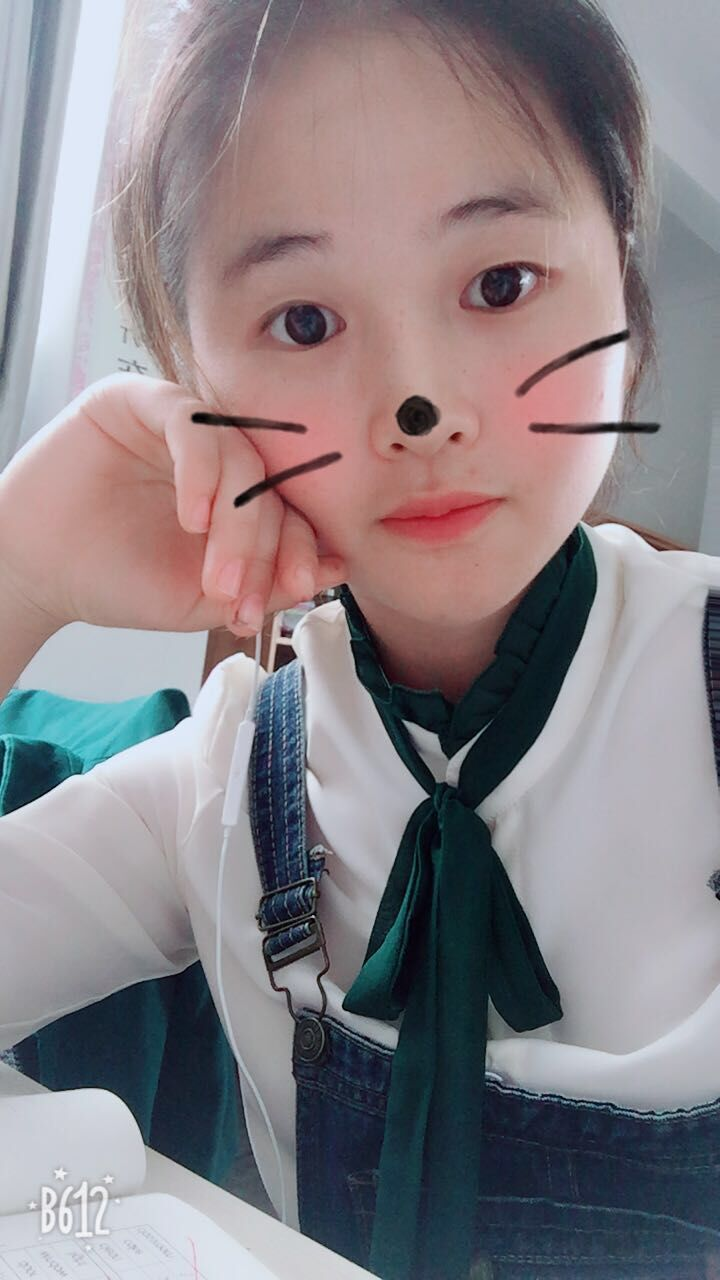
#> input picture Ml/OpenCVDemo/image/wxs.jpg, 720 x 1280 px
$ python '图像的形态学转换.py'
#> lines starting #> are read from the running program, lines starting #| are printed output that depends on the picture
#!/usr/bin/python
# -*- coding: UTF-8 -*-
import cv2
import numpy as np
import matplotlib.pyplot as plt
img = cv2.imread('image/wxs.jpg',0) #直接读为灰度图像
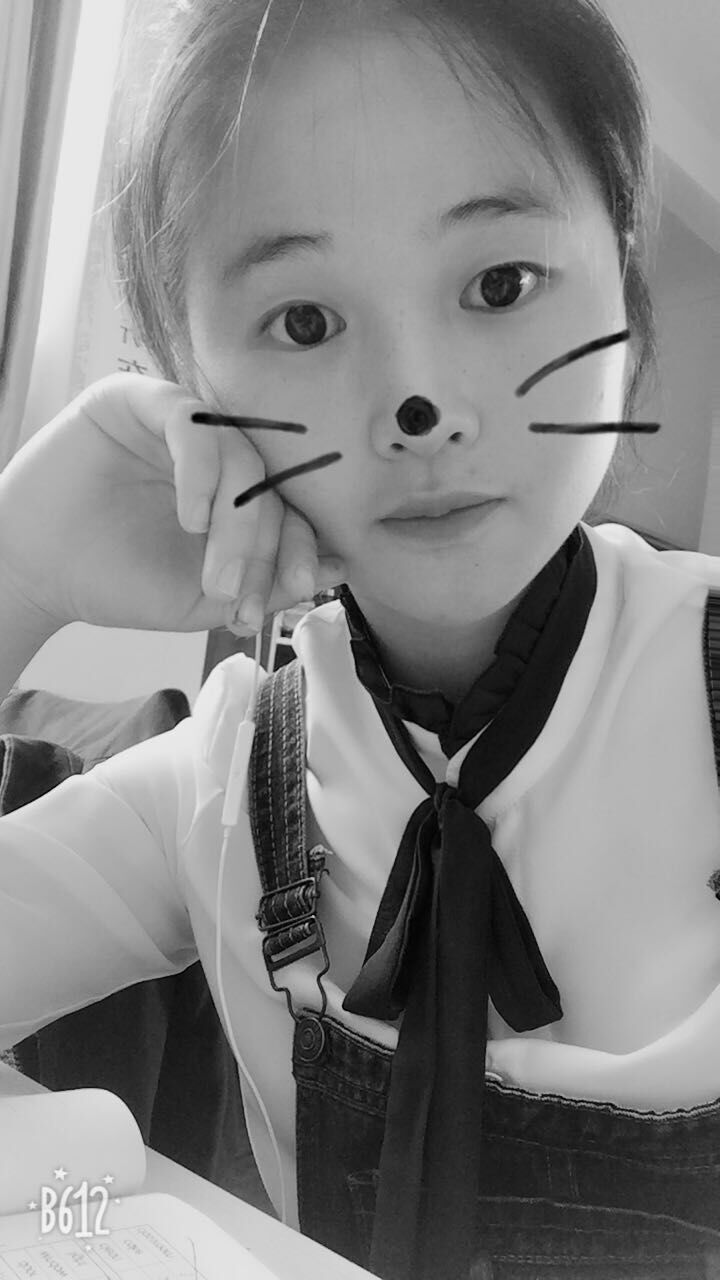
#> img: shape (1280, 720); min 0, max 252, mean 132.3

#关于腐蚀就是将图像的边界腐蚀掉，或者说使得图像整体上看起来变瘦了。
# 它的操作原理就是卷积核沿着图像滑动，如果与卷积核对应的原图像的所有像素值都是1，
# 那么中心元素保持原来的值，否则就变为0。这对于去除白噪声很有用，也可以用于断开两个连载一起的物体
# kernel = np.ones((5,5),np.uint8)
# erosion = cv2.erode(img,kernel,1)
# plt.subplot(1,2,1),plt.imshow(img,'gray')#默认彩色，另一种彩色bgr
# plt.subplot(1,2,2),plt.imshow(erosion,'gray')
# plt.show()

#膨胀原理与腐蚀相同，只不过膨胀的时候与卷积核对应的原图像的像素值只要有一个为1，
# 那么中心元素就是1。这么做带来的变化就是图像膨胀了，或者说图像变胖了。
# kernel = np.ones((5,5),np.uint8)
# erosion = cv2.dilate(img,kernel,1)
# plt.subplot(1,2,1),plt.imshow(img,'gray')#默认彩色，另一种彩色bgr
# plt.subplot(1,2,2),plt.imshow(erosion,'gray')
# plt.show()

#先进行腐蚀再进行膨胀的运算就是开运算，腐蚀可以让那些在图像外面的小点点去掉，
# 然后把主图像膨胀回去，实现去除图像外噪声
# kernel = np.ones((5,5),np.uint8)
# erosion = cv2.morphologyEx(img,cv2.MORPH_OPEN,kernel)
# plt.subplot(1,2,1),plt.imshow(img,'gray')#默认彩色，另一种彩色bgr
# plt.subplot(1,2,2),plt.imshow(erosion,'gray')
# plt.show()

#先进行膨胀再进行腐蚀的运算就是闭运算，
# 膨胀可以让那些在图像里面的小点点去掉，然后把主图像腐蚀回去，实现去除图像内噪声。
# kernel = np.ones((5,5),np.uint8)
# erosion = cv2.morphologyEx(img,cv2.MORPH_CLOSE,kernel)
# plt.subplot(1,2,1),plt.imshow(img,'gray')#默认彩色，另一种彩色bgr
# plt.subplot(1,2,2),plt.imshow(erosion,'gray')
# plt.show()

#形态学梯度:膨胀与腐蚀的组合使用，使得结果看上去是提取了物体的轮廓一样。
# kernel = np.ones((5,5),np.uint8)
# erosion = cv2.morphologyEx(img,cv2.MORPH_GRADIENT,kernel)
# plt.subplot(1,2,1),plt.imshow(img,'gray')#默认彩色，另一种彩色bgr
# plt.subplot(1,2,2),plt.imshow(erosion,'gray')
# plt.show()

#礼帽:原始图像与其进行开运算后的图像进行一个差。
# kernel = np.ones((5,5),np.uint8)
# erosion = cv2.morphologyEx(img,cv2.MORPH_TOPHAT,kernel)
# plt.subplot(1,2,1),plt.imshow(img,'gray')#默认彩色，另一种彩色bgr
# plt.subplot(1,2,2),plt.imshow(erosion,'gray')
# plt.show()

#黑帽:原始图像与其进行闭运算后的图像进行一个差
kernel = np.ones((5,5),np.uint8)
erosion = cv2.morphologyEx(img,cv2.MORPH_BLACKHAT,kernel)
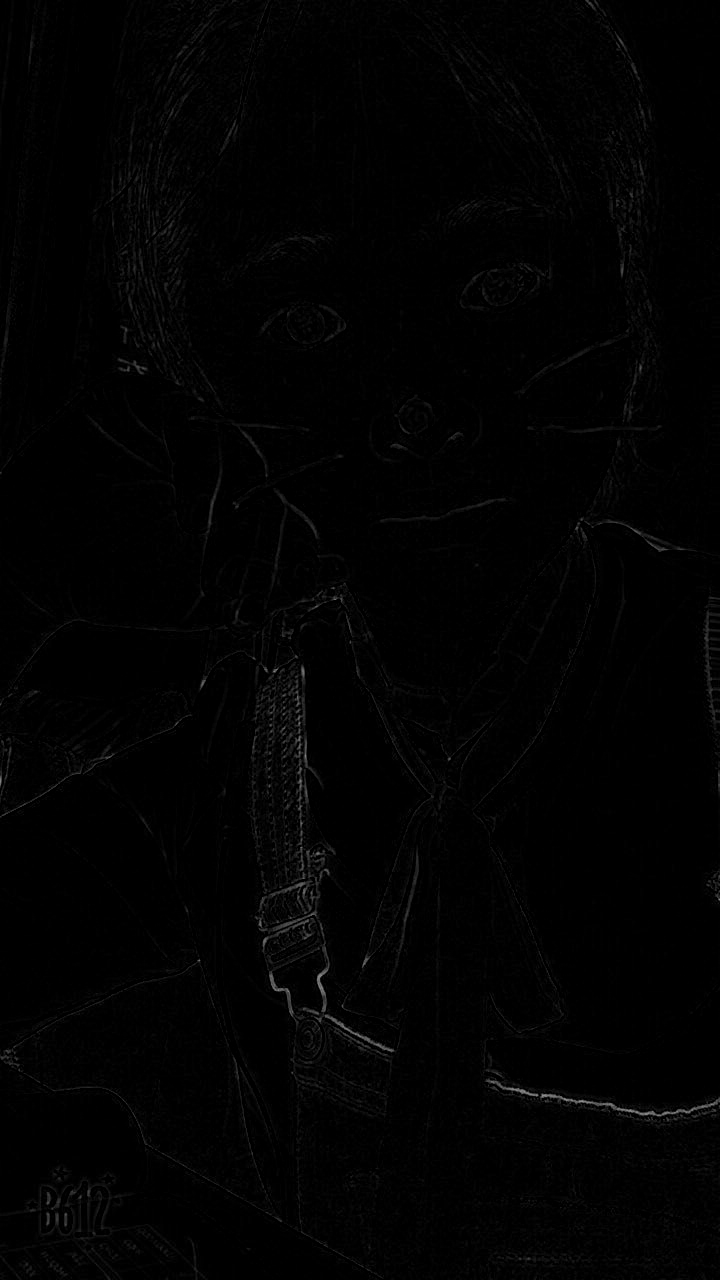
#> erosion: shape (1280, 720); min 0, max 147, mean 2.2
plt.subplot(1,2,1),plt.imshow(img,'gray')#默认彩色，另一种彩色bgr
plt.subplot(1,2,2),plt.imshow(erosion,'gray')
plt.show()
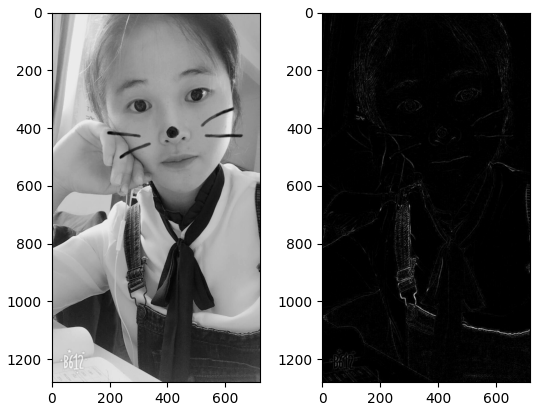
#> figure drawn by matplotlib, 2 panels

$ run again, with Ml/OpenCVDemo/image/1.jpg copied over Ml/OpenCVDemo/image/wxs.jpg
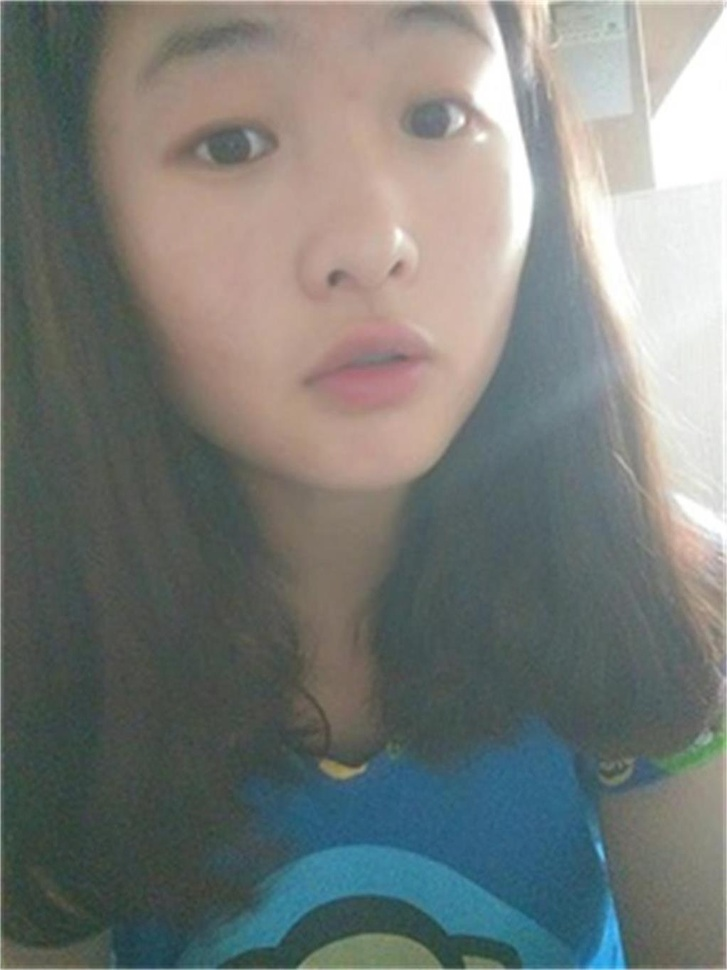
#> input picture Ml/OpenCVDemo/image/1.jpg, 727 x 970 px, shrunk from 1022 x 1363 before the run
#> `erosion = cv2.morphologyEx(img,cv2.MORPH_BLACKHAT,kernel)`:
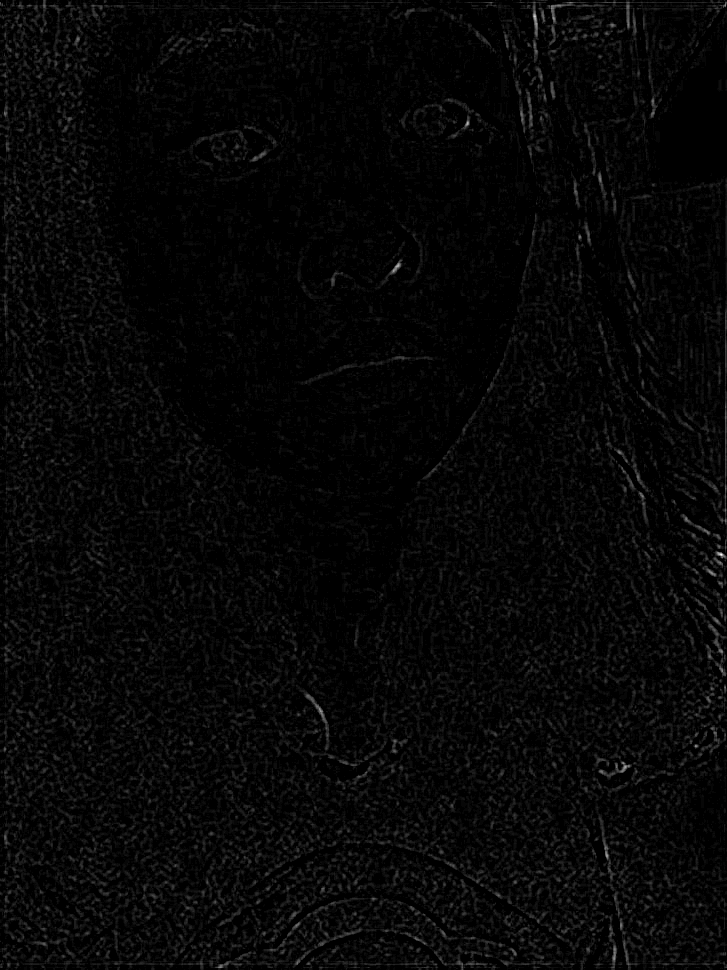
#> erosion: shape (970, 727); min 0, max 35, mean 0.9; drawn with min black and max white
#> `plt.show()`:
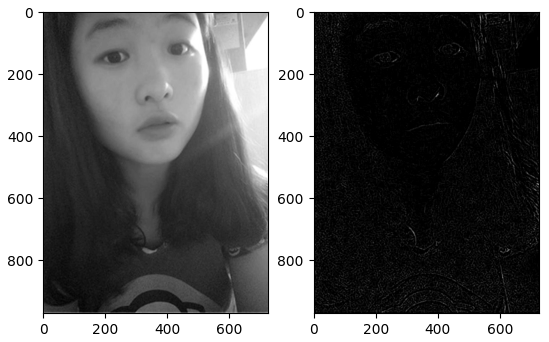
#> figure drawn by matplotlib, 2 panels
